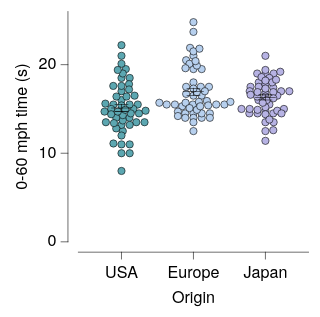

Write a Vega-Lite specification for this figure.
### Vega-Lite specification from a JSON file in a GitHub repository (floating-point values rounded to 4 significant figures; data arrays with more than 128 entries replaced by an {"elided": "..."} marker saying what was removed)
{"background": null, "config": {"arc": {"fill": "#DBDBDB", "fillOpacity": 1.0, "innerRadius": 25.0, "padAngle": 0.03, "stroke": "black", "strokeOpacity": 1, "strokeWidth": 0.25}, "area": {"fill": "#DBDBDB", "fillOpacity": 1.0, "stroke": "black", "strokeOpacity": 1, "strokeWidth": 0.25}, "axis": {"domain": true, "domainCap": "round", "domainColor": "black", "domainWidth": 0.25, "grid": false, "gridCap": "round", "gridColor": "#F1F1F1", "gridDash": [0, 0], "gridOpacity": 1.0, "gridWidth": 0.25, "labelColor": "black", "labelFont": "Helvetica Neue, HelveticaNeue, Helvetica, Arial, sans-serif", "labelFontSize": 7, "labelFontStyle": "normal", "labelFontWeight": 400, "offset": 4.5, "ticks": true, "tickCap": "round", "tickColor": "black", "tickRound": false, "tickSize": 3, "tickWidth": 0.25, "titleColor": "black", "titleFont": "Helvetica Neue, HelveticaNeue, Helvetica, Arial, sans-serif", "titleFontSize": 7, "titleFontStyle": "normal", "titleFontWeight": 400}, "axisX": {"domain": true, "labelAlign": "center", "labelAngle": 0, "labels": true, "ticks": true, "translate": 0}, "axisY": {"domain": true, "labelAlign": "right", "labelAngle": 0, "labels": true, "ticks": true, "translate": 0}, "axisRight": {"domain": true, "labelAlign": "left", "labelAngle": 0, "labels": true, "ticks": true, "translate": 0}, "axisTop": {"domain": true, "labelAlign": "center", "labelAngle": 0, "labels": true, "ticks": true, "translate": 0}, "axisBand": {"tickOffset": 0}, "bar": {"fill": "#DBDBDB", "fillOpacity": 1.0, "stroke": "black", "strokeOpacity": 1, "strokeWidth": 0.25}, "boxplot": {"size": 9.0, "ticks": {"cornerRadius": 0.25, "fill": "black", "opacity": 1, "size": 4.5, "thickness": 0.25}, "box": {"fillOpacity": 1.0, "stroke": "black", "strokeOpacity": 1, "strokeWidth": 0.25}, "median": {"cornerRadius": 0, "fill": "black", "fillOpacity": 1.0, "opacity": 1, "size": 9.0, "thickness": 0.25}, "rule": {"fill": "black", "fillOpacity": 1.0, "size": 10.0, "stroke": "black", "strokeDash": [0, 0], "strokeOpacity": 1, "strokeWidth": 0.25}, "outliers": {"color": "black", "fill": "black", "fillOpacity": 1.0, "size": 0, "stroke": "black", "strokeOpacity": 1, "strokeWidth": 0.25}}, "circle": {"fill": "black", "fillOpacity": 1.0, "size": 1.25, "stroke": null, "strokeOpacity": 1, "strokeWidth": 0.25}, "errorband": {"band": {"fillOpacity": 0.6, "stroke": null, "strokeWidth": 0.25, "strokeOpacity": 1}, "borders": {"opacity": 0, "strokeOpacity": 0.25, "strokeWidth": 1}}, "errorbar": {"opacity": 1, "rule": {"strokeDash": [0, 0], "strokeWidth": 0.25}, "ticks": {"color": "black", "cornerRadius": 0.125, "opacity": 1, "size": 6.0, "thickness": 0.25}, "thickness": 0.25}, "font": "Helvetica Neue, HelveticaNeue, Helvetica, Arial, sans-serif", "geoshape": {"fill": "#DBDBDB", "fillOpacity": 1.0, "stroke": "black", "strokeOpacity": 1, "strokeWidth": 0.25}, "header": {"labelColor": "black", "labelFont": "Helvetica Neue, HelveticaNeue, Helvetica, Arial, sans-serif", "labelFontSize": 7, "labelFontStyle": "normal", "labelFontWeight": 400, "titleColor": "black", "titleFont": "Helvetica Neue, HelveticaNeue, Helvetica, Arial, sans-serif", "titleFontSize": 7, "titleFontStyle": "normal", "titleFontWeight": 400, "titlePadding": 0}, "legend": {"disable": false, "offset": 4.5, "titlePadding": 4, "labelOffset": 2, "gradientLabelOffset": 2, "gradientLength": 50.0, "gradientThickness": 5.0, "gradientOpacity": 1.0, "gradientStrokeColor": "black", "gradientStrokeWidth": 0.25, "labelColor": "black", "labelFont": "Helvetica Neue, HelveticaNeue, Helvetica, Arial, sans-serif", "labelFontSize": 7, "labelFontStyle": "normal", "labelFontWeight": 400, "strokeColor": "black", "strokeWidth": 0, "symbolSize": 42, "symbolStrokeColor": "black", "symbolStrokeWidth": 0.25, "titleColor": "black", "titleFont": "Helvetica Neue, HelveticaNeue, Helvetica, Arial, sans-serif", "titleFontSize": 7, "titleFontStyle": "normal", "titleFontWeight": 400}, "line": {"color": "black", "stroke": "black", "strokeCap": "butt", "strokeDash": [0, 0], "strokeOpacity": 1, "strokeWidth": 0.5}, "point": {"filled": true, "fill": "#DBDBDB", "fillOpacity": 1.0, "size": 5.0, "stroke": "black", "strokeOpacity": 1, "strokeWidth": 0.25}, "range": {"category": ["#5CA7B1", "#B7D0EE", "#B7B3E4", "#B3DAB5", "#F5E1B3", "#3D727B", "#809DC7", "#867DAC", "#80A988", "#CBB17A", "#204148", "#546B94", "#584C77", "#507B5F", "#9D824D"], "diverging": {"scheme": ["#6F572A", "#876E43", "#9E875F", "#B5A17F", "#CABBA2", "#DCD6CC", "#F4F1E9", "#C9D7DA", "#9DBFC6", "#78A5AF", "#558B96", "#36717C", "#1A5762"]}, "heatmap": {"scheme": ["#32022B", "#43044D", "#4C196E", "#4D338C", "#484DA6", "#3A68BB", "#1D83CA", "#1D9CCB", "#23B5C9", "#28CDC5", "#4DE0B4", "#91EE9F"]}, "ordinal": {"scheme": ["#F1F1F1", "#DBDBDB", "#C6C6C6", "#B2B2B2", "#9D9D9D", "#898989", "#767676", "#636363", "#515151", "#404040", "#2F2F2F", "#1F1F1F"]}, "ramp": {"scheme": ["#32022B", "#43044D", "#4C196E", "#4D338C", "#484DA6", "#3A68BB", "#1D83CA", "#1D9CCB", "#23B5C9", "#28CDC5", "#4DE0B4", "#91EE9F"]}}, "rule": {"color": "black", "stroke": "black", "strokeCap": "round", "strokeDash": [2, 2], "strokeOpacity": 1, "strokeWidth": 0.25}, "scale": {"bandPaddingInner": 0.1, "bandPaddingOuter": 0.1, "round": false}, "rect": {"fill": "#DBDBDB", "fillOpacity": 1.0, "stroke": "black", "strokeOpacity": 1, "strokeWidth": 0.25}, "square": {"fill": "#DBDBDB", "fillOpacity": 1.0, "size": 10.0, "stroke": "black", "strokeOpacity": 1, "strokeWidth": 0.25}, "text": {"color": "black", "font": "Helvetica Neue, HelveticaNeue, Helvetica, Arial, sans-serif", "fontSize": 7, "fontStyle": "normal", "fontWeight": 400}, "tick": {"color": "black", "cornerRadius": 0.125, "opacity": 1.0, "size": 9.0, "thickness": 0.25}, "title": {"anchor": "middle", "frame": "group", "color": "black", "font": "Helvetica Neue, HelveticaNeue, Helvetica, Arial, sans-serif", "fontSize": 7, "fontStyle": "normal", "fontWeight": 400, "subtitleColor": "black", "subtitleFont": "Helvetica Neue, HelveticaNeue, Helvetica, Arial, sans-serif", "subtitleFontSize": "Helvetica Neue, HelveticaNeue, Helvetica, Arial, sans-serif", "subtitleFontStyle": "normal", "subtitleFontWeight": 400}, "trail": {"color": "black", "opacity": 1, "size": 0.5}, "view": {"continuousWidth": 100, "continuousHeight": 100, "discreteWidth": 100, "discreteHeight": 100, "fill": null, "stroke": null, "strokeWidth": 0.25}}, "layer": [{"data": {"name": "data-fff8341856742b0cfe310aaeede7bc4a"}, "mark": {"type": "circle", "opacity": 1.0, "size": 10.0, "stroke": "black", "strokeOpacity": 1, "strokeWidth": 0.25}, "encoding": {"color": {"field": "Origin", "legend": null, "scale": {"domain": ["USA", "Europe", "Japan"]}, "sort": ["USA", "Europe", "Japan"], "title": null, "type": "nominal"}, "x": {"axis": {}, "field": "Origin", "scale": {"domain": ["USA", "Europe", "Japan"]}, "sort": ["USA", "Europe", "Japan"], "title": "Origin", "type": "nominal"}, "xOffset": {"field": "beeswarm_x", "scale": {"domain": [-16.06, 16.06], "range": [-3.559, 28.56]}, "type": "quantitative"}, "y": {"field": "Acceleration", "title": "0-60 mph time (s)", "type": "quantitative"}}}, {"data": {"name": "data-d979443d4e9b399518cd2fcbb34b9d6d"}, "mark": {"type": "errorbar"}, "encoding": {"x": {"axis": {}, "field": "Origin", "scale": {"domain": ["USA", "Europe", "Japan"]}, "sort": ["USA", "Europe", "Japan"], "title": "Origin", "type": "nominal"}, "y": {"field": "__mean", "title": "0-60 mph time (s)", "type": "quantitative"}, "yError": {"field": "__error"}}}, {"data": {"name": "data-d979443d4e9b399518cd2fcbb34b9d6d"}, "mark": {"type": "tick"}, "encoding": {"x": {"axis": {}, "field": "Origin", "scale": {"domain": ["USA", "Europe", "Japan"]}, "sort": ["USA", "Europe", "Japan"], "title": "Origin", "type": "nominal"}, "y": {"field": "__mean", "title": "0-60 mph time (s)", "type": "quantitative"}}}], "$schema": "https://vega.github.io/schema/vega-lite/v6.4.1.json", "datasets": {"data-fff8341856742b0cfe310aaeede7bc4a": {"elided": "150 records"}, "data-d979443d4e9b399518cd2fcbb34b9d6d": [{"Origin": "USA", "__mean": 15.11, "__error": 0.4137, "__dysonsphere__": 1}, {"Origin": "Europe", "__mean": 16.94, "__error": 0.4011, "__dysonsphere__": 1}, {"Origin": "Japan", "__mean": 16.3, "__error": 0.2857, "__dysonsphere__": 1}]}}
